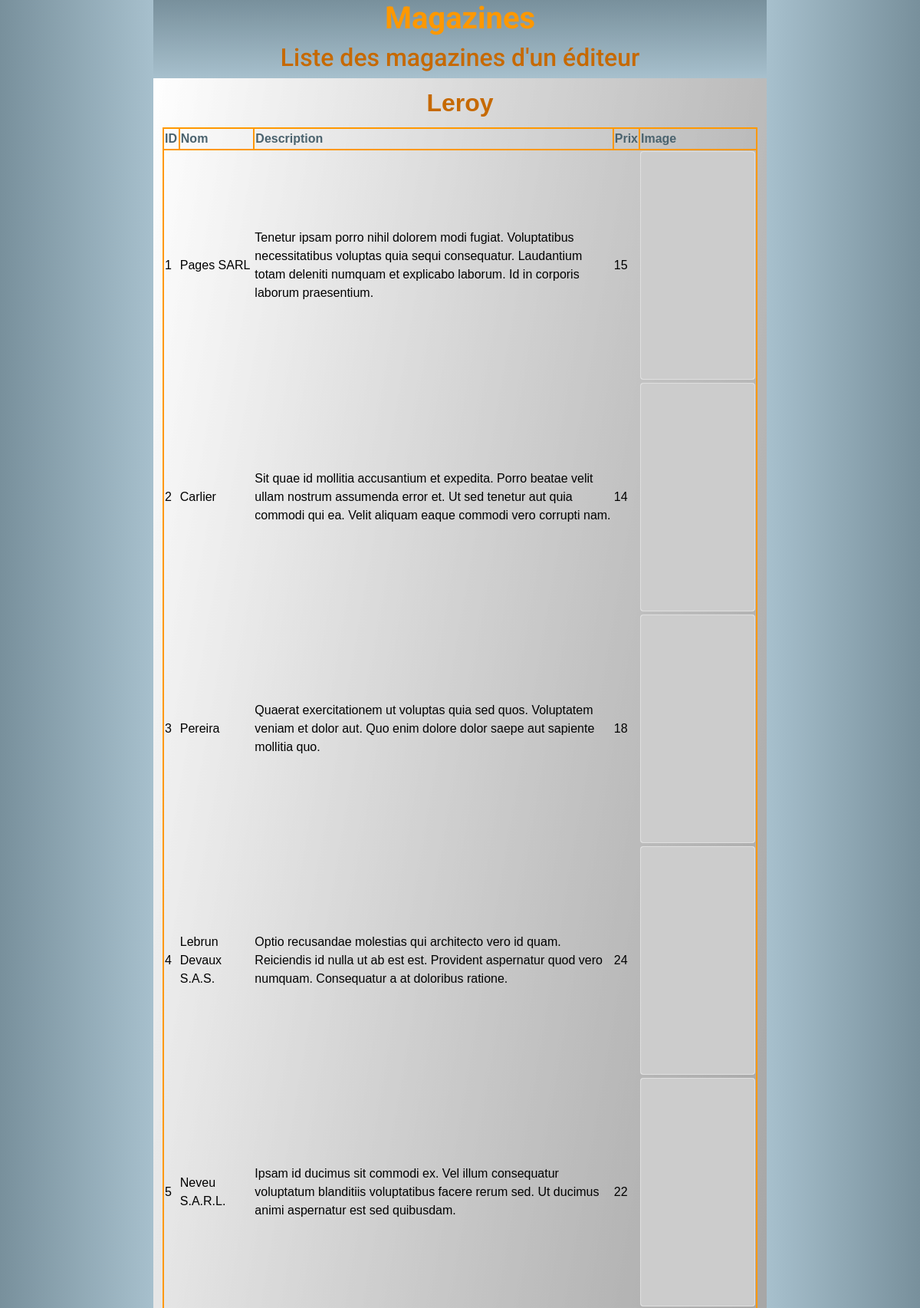
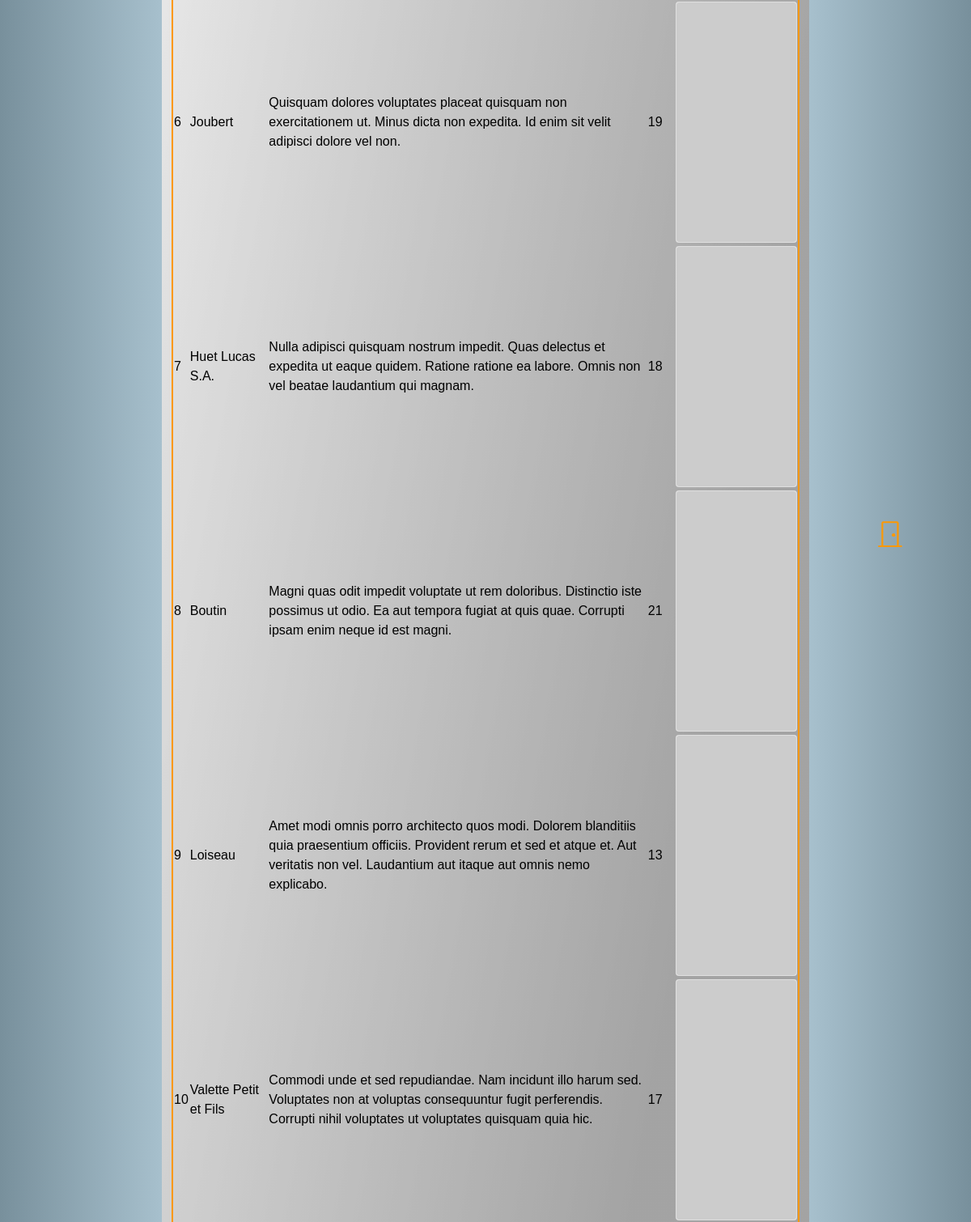
Page /formEditeur.php?id=1 (upper part) on the committed database (2 pictures, top to bottom).
### tables this page shows
CREATE TABLE `editeur` (
  `idediteur` int(11) NOT NULL,
  `nomediteur` varchar(50) NOT NULL
);

CREATE TABLE `magazines` (
  `idmagazines` int(11) NOT NULL,
  `nom` varchar(50) NOT NULL,
  `description` varchar(255) NOT NULL,
  `prix` varchar(20) NOT NULL,
  `image` varchar(255) NOT NULL,
  `idediteur_fk` int(11) NOT NULL
);

### fonctions.php (the view, shortened to what this page needs)
<?php
function connexion() {
        try{
            $host = 'mysql:host=localhost;dbname=magazines';
            $username = 'root';
            $password = '';
            $options = array(
                PDO::MYSQL_ATTR_INIT_COMMAND => "SET NAMES utf8",
                PDO::ATTR_DEFAULT_FETCH_MODE => PDO::FETCH_ASSOC ,
                PDO::ATTR_ERRMODE => PDO::ERRMODE_WARNING
            );
            $db = new PDO($host, $username, $password, $options);
            return $db;
        }
        catch (PDOException $e)
        {
            die('<p>Une erreur est détectée : ' .$e->getMessage() . '</p>');
        }
}
function voirEditeur($eId){
    $db = connexion();
    if ((!isset($eId)) or (empty($eId))) {
        return "";
    }else{
        $sql = "SELECT * FROM editeur where idediteur = " . $eId;
        $req = $db->query($sql);
        $results = $req->fetch();
        return $results['nomediteur'];
    }
}
function chargeTableauEditeur($nEdit){
    $editeur = voirEditeur($nEdit);
    $tableau = '<table class="tabM">';
    $tableau = $tableau. '<caption>'. $editeur. '</caption>';
    $tableau = $tableau. '<tr><th>ID</th><th>Nom</th><th>Description</th><th>Prix</th><th>Image</th></tr>';
    $db = connexion();
    $sql = "SELECT * FROM magazines WHERE idediteur_fk =". $nEdit. ";";
    $req = $db->query($sql);
    $results = $req->fetchAll();
    foreach($results as $row){
        $lgn = "<tr><td>". $row['idmagazines']. "</td>";
        $lgn = $lgn. "<td>". $row['nom']. "</td>";
        $lgn = $lgn. "<td>". $row['description']. "</td>";
        $lgn = $lgn. "<td>". $row['prix']. "</td>";
        $url = substr($row['image'], 0, 4);
        $test = "http";
        if ($url == $test){
            $lgn = $lgn. '<td><img class="card" src="'. $row['image']. '"/></td>';
        }else {
            $lgn = $lgn. '<td><img class="card" src="'. 'assets/uploads/'. $row['image']. '"/></td>';
        }
        $lgn = $lgn. '</tr>';
        $tableau = $tableau. $lgn;
    }
    $tableau = $tableau. "</table>";
    return $tableau;
}
?>

### formEditeur.php (shortened to what this page needs)
<?php
    require_once 'fonctions.php';
?>
<!DOCTYPE html>
<html lang="fr">
<head>
    <link href="https://cdn.jsdelivr.net/npm/bootstrap@5.1.1/dist/css/bootstrap.min.css" rel="stylesheet">
    <link rel="stylesheet" href="assets/css/style.css">
</head>
<body>
<div class="container-fluid">
    <div class="row min-vh-100">
        <div class="col-md-1 col-lg-2 divLeft d-flex align-items-center justify-content-end position-relative p-0"></div>
            <div class="col-xs-12 col-md-10 col-lg-8 bgRow">
                <div class="row bgGrey">
                    <div>
                        <h1>Magazines</h1>
                        <h2>Liste des magazines d'un éditeur</h2>
                    </div>
                 </div>
                <div class="row bgRow">
                    <div class="col-xs-12 col-md-8 col-lg-12 d-flex flex-column justify-content-center">
                       <?php
                            if ($_SERVER["REQUEST_METHOD"] == "GET") {
                                $flag = true;
                                if($flag){
                                     echo chargeTableauEditeur($_GET["id"]);
                                }
                             }
                        ?>
                    </div>
                </div>
            </div>
        <div class="col-md-1 col-lg-2 divRight d-flex align-items-center justify-content-center position-relative p-0">
            <a href="index.php">
                <svg xmlns="http://www.w3.org/2000/svg" width="34" height="34" fill="currentColor" class="bi bi-door-closed" viewBox="0 0 16 16">
                    <path d="M3 2a1 1 0 0 1 1-1h8a1 1 0 0 1 1 1v13h1.5a.5.5 0 0 1 0 1h-13a.5.5 0 0 1 0-1H3V2zm1 13h8V2H4v13z"/>
                    <path d="M9 9a1 1 0 1 0 2 0 1 1 0 0 0-2 0z"/>
                </svg>
            </a>
        </div>
    </div>
</div>
</body>
</html>

### assets/css/style.css (style rules this page uses)
body { font-family: "Arial", sans-serif; font-weight: 400; font-size: 16px; margin: 0; overflow-y: scroll; }
.divLeft { background: linear-gradient(to right, #78909c, #a7c0cd); }
.divRight { background: linear-gradient(to left, #78909c, #a7c0cd); }
.bgGrey { background: linear-gradient(#78909c, #a7c0cd); }
.bgGrey h1 { font-family: "Roboto", sans-serif; font-weight: bold; color: #ff9800; text-align: center; }
.bgGrey h2 { font-family: "Roboto", sans-serif; color: #c66900; text-align: center; }
.bgRow { background-image: linear-gradient(to top left, rgba(0, 0, 0, 0.2), rgba(0, 0, 0, 0.2) 30%, rgba(0, 0, 0, 0)); }
a { text-decoration: none; color: #ff9800; }
.tabM { width: 100%; border: 2px solid #ff9800; color: #c66900; color: black; }
.tabM th { border: 2px solid #ff9800; color: #4b636e; }
.tabM td { padding-bottom: 3px; }
caption { display: table-caption; text-align: center; color: #c66900; font-weight: bold; caption-side: top; font-size: 2rem; }
.card { width: 150px; }

### rows in the picture
editeur: nomediteur "Leroy"
magazines: idmagazines "1", nom "Pages SARL", description "Tenetur ipsam porro nihil dolorem modi fugiat. Voluptatibus necessitatibus voluptas quia sequi consequatur. Laudantium totam deleniti numquam et explicabo laborum. Id in corporis laborum praesentium.", prix "15"
magazines: idmagazines "2", nom "Carlier", description "Sit quae id mollitia accusantium et expedita. Porro beatae velit ullam nostrum assumenda error et. Ut sed tenetur aut quia commodi qui ea. Velit aliquam eaque commodi vero corrupti nam.", prix "14"
magazines: idmagazines "3", nom "Pereira", description "Quaerat exercitationem ut voluptas quia sed quos. Voluptatem veniam et dolor aut. Quo enim dolore dolor saepe aut sapiente mollitia quo.", prix "18"
magazines: idmagazines "4", nom "Lebrun Devaux S.A.S.", description "Optio recusandae molestias qui architecto vero id quam. Reiciendis id nulla ut ab est est. Provident aspernatur quod vero numquam. Consequatur a at doloribus ratione.", prix "24"
magazines: idmagazines "5", nom "Neveu S.A.R.L.", description "Ipsam id ducimus sit commodi ex. Vel illum consequatur voluptatum blanditiis voluptatibus facere rerum sed. Ut ducimus animi aspernatur est sed quibusdam.", prix "22"
magazines: idmagazines "6", nom "Joubert", description "Quisquam dolores voluptates placeat quisquam non exercitationem ut. Minus dicta non expedita. Id enim sit velit adipisci dolore vel non.", prix "19"
magazines: idmagazines "7", nom "Huet Lucas S.A.", description "Nulla adipisci quisquam nostrum impedit. Quas delectus et expedita ut eaque quidem. Ratione ratione ea labore. Omnis non vel beatae laudantium qui magnam.", prix "18"
magazines: idmagazines "8", nom "Boutin", description "Magni quas odit impedit voluptate ut rem doloribus. Distinctio iste possimus ut odio. Ea aut tempora fugiat at quis quae. Corrupti ipsam enim neque id est magni.", prix "21"
magazines: idmagazines "9", nom "Loiseau", description "Amet modi omnis porro architecto quos modi. Dolorem blanditiis quia praesentium officiis. Provident rerum et sed et atque et. Aut veritatis non vel. Laudantium aut itaque aut omnis nemo explicabo.", prix "13"
magazines: idmagazines "10", nom "Valette Petit et Fils", description "Commodi unde et sed repudiandae. Nam incidunt illo harum sed. Voluptates non at voluptas consequuntur fugit perferendis. Corrupti nihil voluptates ut voluptates quisquam quia hic.", prix "17"
